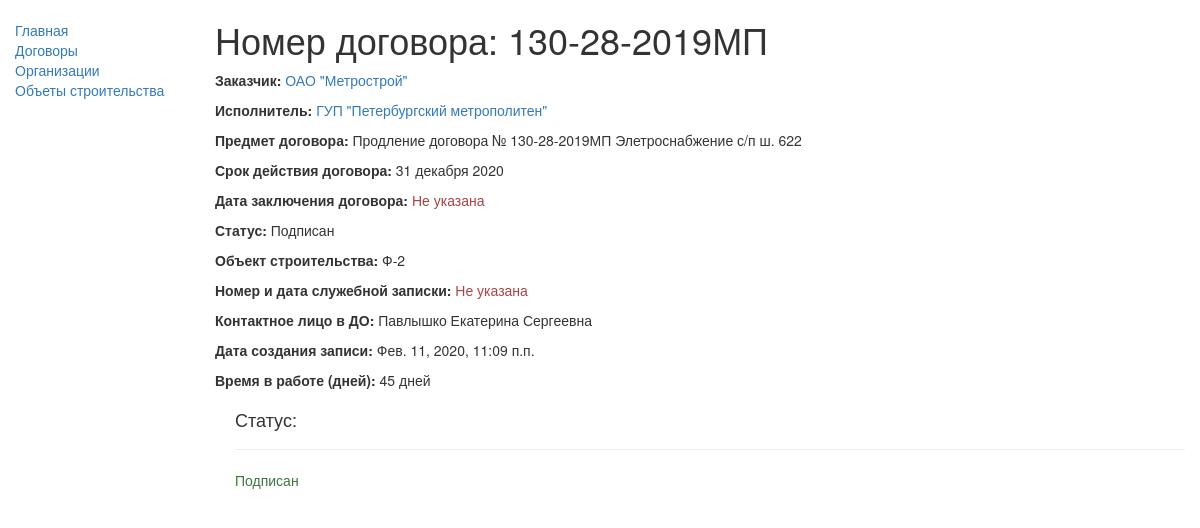
Page /catalog/contract/1 on the earlier database version.
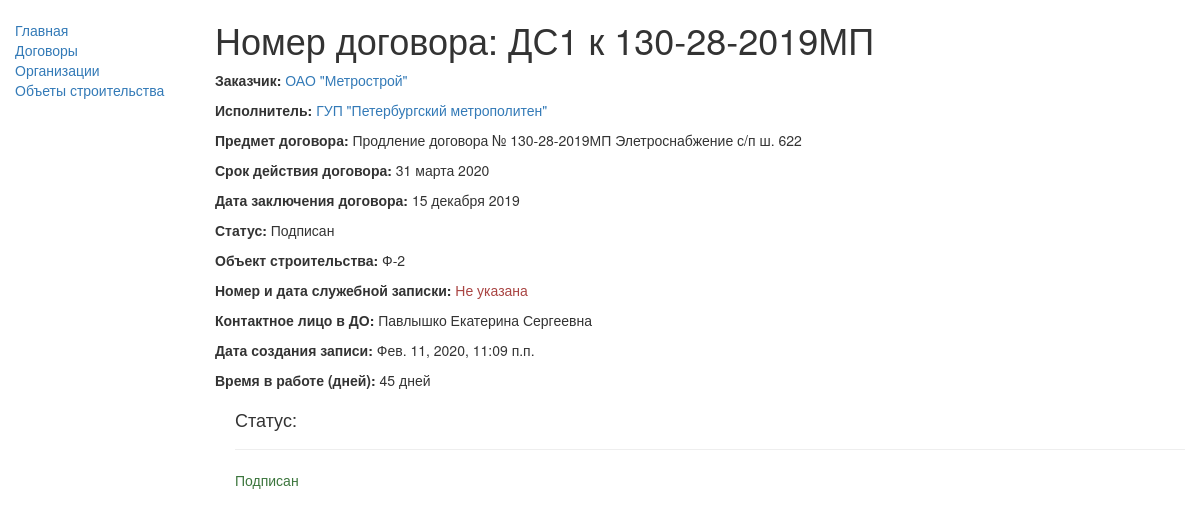
Same page on the later database version.
### catalog/models.py (models this page shows, shortened)
class Contract(models.Model):
    number = models.CharField(max_length=50, verbose_name="Номер договора")
    customer = models.ForeignKey('Company', on_delete=models.SET_NULL, null=True, verbose_name="Заказчик",
                                 related_name = 'Company_customer')
    executor = models.ForeignKey('Company', on_delete=models.SET_NULL, null=True, verbose_name="Исполнитель",
                                 related_name = 'Company_executor')
    subject_of_contract = models.TextField(max_length=500, verbose_name="Предмет договора")
    contract_time = models.DateField(null=True, blank=True, verbose_name="Срок действия договора")
    date_of_conclusion = models.DateField(null=True, blank=True, verbose_name="Дата заключения договора")
    status = (
        ('s', 'Подписан'),
        ('o', 'На подписании'),
        ('c', 'Аннулирован'),
        ('t', 'Расторгнут'),
    )
    contract_status = models.CharField(max_length=13, choices=status, default='o', verbose_name="Статус договора")
    constr_object = models.ForeignKey('ConstructionObject', on_delete=models.SET_NULL, null=True,
                                      verbose_name="Объект строительства",
                                      related_name = 'ConstructionObject_constr_object')
    num_work_note = models.IntegerField(null=True, blank=True, verbose_name="Номер служебной записки")
    date_work_note = models.DateField(null=True, blank=True, verbose_name="Дата служебной записки")
    publish = models.DateTimeField(auto_now_add=True, verbose_name="Дата создания записи") # дата создания записи (не видна в админке)
    person_name = (
        ('1', 'Павлышко Екатерина Сергеевна'),
        ('2', 'Пуленкова Римма Николаевна'),
        ('3', 'Бочков Максим Александрович'),
        ('4', 'Великородная Оксана Леонидовна')
    )
    person = models.CharField(max_length=20, choices=person_name, default='Павлышко Е. С.', verbose_name="Контактное лицо ДО")
    class Meta:
        ordering = ["contract_status"] # сортировка договоров по статусу

class Company(models.Model):
    name = models.CharField(max_length=300, verbose_name="Полное наименование организации")
    short_name = models.CharField(max_length=100, verbose_name="Сокращенное наименование")
    phone = models.CharField(max_length=100, verbose_name="Контактный телефон", default=" ")
    class Meta:
        ordering = ["short_name"] # сортировка организаций по сокращенному наименованию
    def __str__(self):
        return self.short_name

class ConstructionObject(models.Model):
    line_name = (
        ('НВЛ', 'Невско-Василеостровская линия'),
        ('Ф-2', 'Фрунзенский радиус'),
        ('ЛПЛ', 'Лахтинско-Правобережная линиия'),
        ('ККЛ', 'Красносельско-Калининская линия'),
        ('Другое', 'Другое'),
    )
    line = models.CharField(max_length=50, choices=line_name, default='Другое', verbose_name="Объект строительства")
    requisites = models.TextField(max_length=500, verbose_name="Реквизиты")
    """
    # государственный контракт
    gk = {
        "NVL_GK":line_name[0],
        "F2_GK":line_name[1],
        "LPL_GK":line_name[2],
        "KKL_GK":line_name[3],
    }
    """
    class Meta:
        ordering = ["-line"] # сортировка объектов строительства по линии
    def __str__(self):
        return self.line

### catalog/views.py (the view)
# urls.py: url(r'^contract/(?P<pk>\d+)$', views.ContractDetailView.as_view(), name='contract-detail'), #подробное описание договора
class ContractDetailView(generic.DetailView):
    model = Contract
    def get_object(self):
        object = super(ContractDetailView, self).get_object()
        if object.date_work_note:
            object.work_time = datetime.datetime.now().date() - object.date_work_note # если есть дата СЗ
        else:
            object.work_time = datetime.datetime.now().date() - object.publish.date() # если нет даты СЗ (от даты записи)
        object.save()
        return object

### catalog/templates/catalog/contract_detail.html
{% extends "base_generic.html" %}
{% block content %}
  <h1>Номер договора: {{ contract.number }}</h1>
  <p><strong>Заказчик:</strong> <a href="{% url 'company-detail' contract.customer.pk %}">
    {{ contract.customer }}</a></p>
  <p><strong>Исполнитель:</strong> <a href="{% url 'company-detail' contract.executor.pk %}">
    {{ contract.executor }}</a></p>
  <p><strong>Предмет договора:</strong> {{ contract.subject_of_contract }}</p>
  <p><strong>Срок действия договора:</strong>
    <span class="{% if not contract.contract_time %}text-danger{% endif %}">
      {% if not contract.contract_time %} Не указан {% else %} {{ contract.contract_time }} {% endif %}
    </span></p>
  <p><strong>Дата заключения договора:</strong>
    <span class="{% if not contract.date_of_conclusion %}text-danger{% endif %}">
      {% if not contract.date_of_conclusion %} Не указана {% else %} {{ contract.date_of_conclusion }} {% endif %}
    </span></p>
  <p><strong>Статус:</strong> {{ contract.get_contract_status_display }}</p>
  <p><strong>Объект строительства:</strong> {{ contract.constr_object }}</p>
  <p><strong>Номер и дата служебной записки:</strong>
    <span class="{% if not contract.num_work_note %}text-danger{% endif %}">
    {% if not contract.num_work_note %} Не указана {% else %} № {{ contract.num_work_note }} от {{ contract.date_work_note }} {% endif %}
    </span></p>
  <p><strong>Контактное лицо в ДО:</strong> {{ contract.get_person_display }}</p>
  <p><strong>Дата создания записи:</strong> {{ contract.publish }}</p>
  <p><strong>Время в работе (дней): </strong> {{ contract.work_time.days }} дней</p>
  <div style="margin-left:20px;margin-top:20px">
    <h4>Статус: </h4>
    <hr>
    <p class="{% if contract.contract_status == 's' %}text-success{% elif contract.contract_status == 'o' %}text-danger{% else %}text-warning{% endif %}">{{ contract.get_contract_status_display }}</p>
  </div>
{% endblock %}

Differences in the rows shown:
changed Contract "Продление договора № 130-28-2019МП Элетроснабжение с/п ш. 622": number "130-28-2019МП" → "ДС1 к 130-28-2019МП"; contract_time "31 декабря 2020" → "31 марта 2020"; date_of_conclusion (not shown) → "15 декабря 2019"
Other differences:
text no longer shown: "Не указана"
